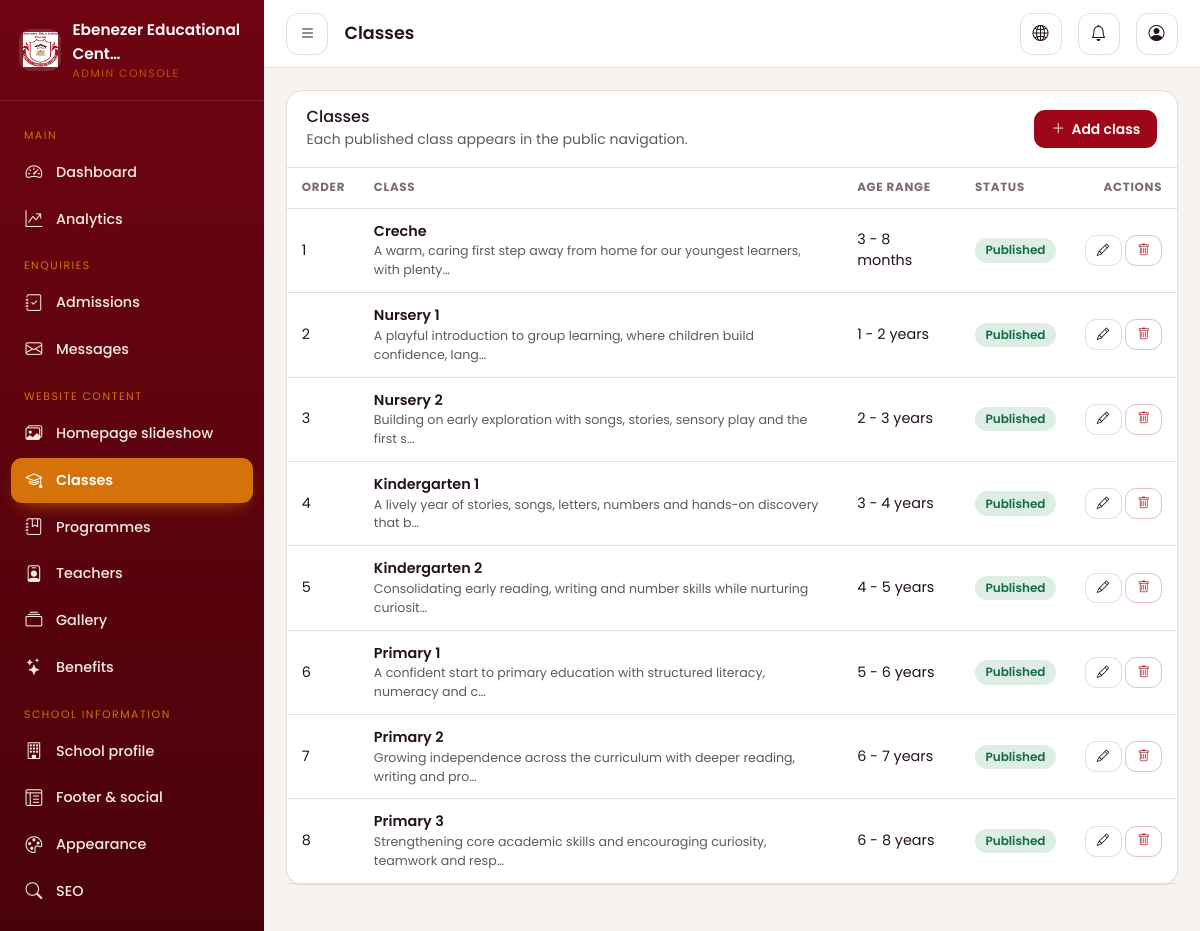
Page /dashboard/classes/ (signed in) on the committed database.
### apps/core/models.py (models this page shows, shortened)
class SingletonModel(models.Model):
    CACHE_KEY = None
    class Meta:
        abstract = True
    @classmethod
    def _cache_key(cls) -> str:
        return cls.CACHE_KEY or f"singleton:{cls._meta.label}"
    @classmethod
    def get_solo(cls):
        key = cls._cache_key()
        obj = cache.get(key)
        if obj is None:
            obj, _ = cls.objects.get_or_create(pk=1)
            cache.set(key, obj, None)
        return obj

class SchoolSettings(SingletonModel):
    CACHE_KEY = "settings:school"
    school_name = models.CharField(max_length=150, default="Ebenezer Educational Centre")
    short_description = models.CharField(
        max_length=300,
        blank=True,
        help_text="Used in the footer and social sharing cards.",
    )
    tagline = models.CharField(
        max_length=200,
        blank=True,
        help_text="Short tagline shown below the school name in the navbar.",
    )
    full_description = models.TextField(
        blank=True,
        help_text="Longer introduction used on the homepage and About page.",
    )
    address = models.CharField(max_length=255, blank=True, default="Jukwa, Cape Coast")
    town = models.CharField(max_length=100, blank=True, default="Jukwa")
    region = models.CharField(max_length=100, blank=True, default="Central Region")
    country = models.CharField(max_length=100, blank=True, default="Ghana")
    phone_primary = models.CharField(max_length=40, blank=True)
    phone_secondary = models.CharField(max_length=40, blank=True)
    email_primary = models.EmailField(blank=True)
    email_secondary = models.EmailField(blank=True)
    opening_hours = models.CharField(
        max_length=200, blank=True, default="Monday - Friday, 7:00am - 4:00pm"
    )
    vision = models.TextField(blank=True)
    mission = models.TextField(blank=True)
    proprietress_name = models.CharField(max_length=150, blank=True)
    proprietress_title = models.CharField(
        max_length=150, blank=True, default="Proprietress"
    )
    proprietress_message = models.TextField(blank=True)
    headmistress_image = models.ImageField(
        upload_to="branding/",
        blank=True,
        null=True,
        help_text="Optional photo of the school headmistress.",
    )
    logo = models.ImageField(upload_to="branding/", blank=True, null=True)
    logo_light = models.ImageField(
        upload_to="branding/",
        blank=True,
        null=True,
        help_text="Optional logo variant for dark backgrounds.",
    )
    favicon = models.ImageField(upload_to="branding/", blank=True, null=True)
    default_image = models.ImageField(
        upload_to="branding/", blank=True, null=True
    )
    home_welcome_image = models.ImageField(
        upload_to="branding/",
        blank=True,
        null=True,
        help_text="Photo shown in the Welcome section of the homepage.",
    )
    about_story_image = models.ImageField(
        upload_to="branding/",
        blank=True,
        null=True,
        help_text="Photo shown in the Our Story section of the About page.",
    )
    map_url = models.URLField(
        blank=True,
        max_length=1000,
        help_text="Google Maps embed URL (Share → Embed a map in Google Maps), not a short sharing link. Leave blank to hide the map.",
    )
    directions_url = models.URLField(blank=True)
    footer_intro = models.TextField(blank=True)
    footer_copyright = models.CharField(max_length=255, blank=True)
    facebook_url = models.URLField(blank=True)
    instagram_url = models.URLField(blank=True)
    twitter_url = models.URLField(blank=True)
    tiktok_url = models.URLField(blank=True)
    youtube_url = models.URLField(blank=True)
    linkedin_url = models.URLField(blank=True)
    whatsapp_number = models.CharField(max_length=40, blank=True)
    privacy_policy = models.TextField(
        blank=True, help_text="Privacy policy content shown on the privacy page."
    )
    updated_at = models.DateTimeField(auto_now=True)
    class Meta:
        verbose_name = "School settings"
        verbose_name_plural = "School settings"

### apps/academics/models.py (models this page shows, shortened)
class ClassLevel(TimeStampedModel):
    name = models.CharField(max_length=100, unique=True)
    slug = models.SlugField(max_length=120, unique=True, blank=True)
    short_introduction = models.CharField(max_length=255, blank=True)
    overview = models.TextField(
        blank=True, help_text="Full description shown on the class detail page."
    )
    age_range = models.CharField(
        max_length=60,
        blank=True,
        help_text="Only shown publicly when 'Show age range' is enabled.",
    )
    show_age_range = models.BooleanField(
        default=False,
        help_text="Publish the age range once it has been confirmed by the school.",
    )
    developmental_focus = models.CharField(
        max_length=200, blank=True, help_text="Short summary of the focus for this class."
    )
    image = models.ImageField(
        upload_to="classes/", blank=True, null=True, validators=[ImageValidator()]
    )
    hero_image = models.ImageField(
        upload_to="classes/", blank=True, null=True, validators=[ImageValidator()]
    )
    group_photo = models.ImageField(
        upload_to="classes/",
        blank=True,
        null=True,
        validators=[ImageValidator()],
        help_text="Approved class group photograph.",
    )
    group_photo_alt = models.CharField(max_length=200, blank=True)
    gallery_album = models.ForeignKey(
        "gallery.GalleryAlbum",
        null=True,
        blank=True,
        on_delete=models.SET_NULL,
        related_name="class_levels",
    )
    display_order = models.PositiveIntegerField(default=0, db_index=True)
    is_published = models.BooleanField(default=True, db_index=True)
    class Meta:
        ordering = ["display_order", "name"]
        verbose_name = "Class"
        verbose_name_plural = "Classes"

### apps/dashboard/views.py (the view)
# urls.py: path("classes/", views.class_list, name="class_list"),
@capability_required("content_manage")
def class_list(request):
    classes = ClassLevel.objects.all().order_by("display_order", "name")
    return render(
        request,
        "dashboard/classes/list.html",
        {"classes": classes, "page_title": "Classes", "active": "classes"},
    )

### templates/dashboard/classes/list.html
{% extends "dashboard/base.html" %}
{% block content %}
<div class="dash-card">
  <div class="dash-card-head">
    <div>
      <h2 class="h6 mb-0">Classes</h2>
      <span class="text-muted small">Each published class appears in the public navigation.</span>
    </div>
    <a href="{% url 'dashboard:class_create' %}" class="dash-btn dash-btn-primary"><i class="bi bi-plus-lg"></i> Add class</a>
  </div>
  <div class="table-responsive">
    <table class="dash-table">
      <thead><tr><th>Order</th><th>Class</th><th>Age range</th><th>Status</th><th class="text-end">Actions</th></tr></thead>
      <tbody>
        {% for c in classes %}
          <tr>
            <td>{{ c.display_order }}</td>
            <td>
              <div class="fw-semibold">{{ c.name }}</div>
              <div class="text-muted small">{{ c.short_introduction|truncatechars:80 }}</div>
            </td>
            <td>{{ c.age_range|default:"—" }}</td>
            <td>{% if c.is_published %}<span class="pill pill-active">Published</span>{% else %}<span class="pill pill-inactive">Draft</span>{% endif %}</td>
            <td class="text-end text-nowrap">
              <a class="dash-btn dash-btn-light dash-btn-sm" href="{% url 'dashboard:class_update' c.pk %}"><i class="bi bi-pencil"></i></a>
              <a class="dash-btn dash-btn-danger dash-btn-sm" href="{% url 'dashboard:class_delete' c.pk %}"><i class="bi bi-trash"></i></a>
            </td>
          </tr>
        {% empty %}
          <tr><td colspan="5" class="text-center text-muted py-5">No classes yet.</td></tr>
        {% endfor %}
      </tbody>
    </table>
  </div>
</div>
{% endblock %}

### templates/dashboard/partials/sidebar.html (shortened to what this page needs)
{% load static %}{% load permissions %}
<aside class="dash-sidebar" aria-label="Dashboard navigation">
  <a class="dash-brand" href="{% url 'dashboard:overview' %}">
    <span class="mark">
      {% if school.logo %}<img src="{{ school.logo.url }}" alt="">{% else %}<i class="bi bi-mortarboard-fill"></i>{% endif %}
    </span>
    <span>
      <span class="name">{{ school.school_name|truncatechars:26 }}</span>
      <span class="sub d-block" style="color:#D5720A">Admin Console</span>
    </span>
  </a>
  <nav class="dash-nav">
    <div class="group-label">Main</div>
    {% if request.user|can:"dashboard_access" %}
      <a href="{% url 'dashboard:overview' %}" class="{% if active == 'overview' %}active{% endif %}"><i class="bi bi-speedometer2"></i> Dashboard</a>
    {% endif %}
    {% if request.user|can:"analytics_view" %}
      <a href="{% url 'dashboard:analytics' %}" class="{% if active == 'analytics' %}active{% endif %}"><i class="bi bi-graph-up-arrow"></i> Analytics</a>
    {% endif %}
    {% if request.user|can:"admissions_manage" %}
      <div class="group-label">Enquiries</div>
      <a href="{% url 'dashboard:admission_list' %}" class="{% if active == 'admissions' %}active{% endif %}">
        <i class="bi bi-journal-check"></i> Admissions
      </a>
      <a href="{% url 'dashboard:message_list' %}" class="{% if active == 'messages' %}active{% endif %}">
        <i class="bi bi-envelope"></i> Messages
      </a>
    {% endif %}
    {% if request.user|can:"content_manage" %}
      <div class="group-label">Website content</div>
      <a href="{% url 'dashboard:slide_list' %}" class="{% if active == 'slides' %}active{% endif %}"><i class="bi bi-images"></i> Homepage slideshow</a>
      <a href="{% url 'dashboard:class_list' %}" class="{% if active == 'classes' %}active{% endif %}"><i class="bi bi-mortarboard"></i> Classes</a>
      <a href="{% url 'dashboard:programme_list' %}" class="{% if active == 'programmes' %}active{% endif %}"><i class="bi bi-journal-bookmark"></i> Programmes</a>
      <a href="{% url 'dashboard:teacher_list' %}" class="{% if active == 'teachers' %}active{% endif %}"><i class="bi bi-person-badge"></i> Teachers</a>
      <a href="{% url 'dashboard:album_list' %}" class="{% if active == 'gallery' %}active{% endif %}"><i class="bi bi-collection"></i> Gallery</a>
      <a href="{% url 'dashboard:benefit_list' %}" class="{% if active == 'benefits' %}active{% endif %}"><i class="bi bi-stars"></i> Benefits</a>
    {% endif %}
    {% if request.user|can:"settings_manage" %}
      <div class="group-label">School information</div>
      <a href="{% url 'dashboard:school_info' %}" class="{% if active == 'school' %}active{% endif %}"><i class="bi bi-building"></i> School profile</a>
      <a href="{% url 'dashboard:footer_settings' %}" class="{% if active == 'footer' %}active{% endif %}"><i class="bi bi-layout-text-window-reverse"></i> Footer &amp; social</a>
    {% endif %}
    {% if request.user|can:"appearance_manage" %}
      <a href="{% url 'dashboard:appearance' %}" class="{% if active == 'appearance' %}active{% endif %}"><i class="bi bi-palette"></i> Appearance</a>
    {% endif %}
    {% if request.user|can:"seo_manage" %}
      <a href="{% url 'dashboard:seo_settings' %}" class="{% if active == 'seo' %}active{% endif %}"><i class="bi bi-search"></i> SEO</a>
    {% endif %}
    {% if request.user|can:"notifications_manage" or request.user|can:"users_manage" or request.user|can:"system_manage" %}
      <div class="group-label">Administration</div>
    {% endif %}
  </nav>
</aside>

### rows in the picture
SchoolSettings: logo (picture), school_name "Ebenezer Educational Cent…"
ClassLevel: display_order "1", name "Creche", short_introduction "A warm, caring first step away from home for our youngest learners, with plenty…", age_range "3 - 8 months", is_published "Published"
ClassLevel: display_order "2", name "Nursery 1", short_introduction "A playful introduction to group learning, where children build confidence, lang…", age_range "1 - 2 years", is_published "Published"
ClassLevel: display_order "3", name "Nursery 2", short_introduction "Building on early exploration with songs, stories, sensory play and the first s…", age_range "2 - 3 years", is_published "Published"
ClassLevel: display_order "4", name "Kindergarten 1", short_introduction "A lively year of stories, songs, letters, numbers and hands-on discovery that b…", age_range "3 - 4 years", is_published "Published"
ClassLevel: display_order "5", name "Kindergarten 2", short_introduction "Consolidating early reading, writing and number skills while nurturing curiosit…", age_range "4 - 5 years", is_published "Published"
ClassLevel: display_order "6", name "Primary 1", short_introduction "A confident start to primary education with structured literacy, numeracy and c…", age_range "5 - 6 years", is_published "Published"
ClassLevel: display_order "7", name "Primary 2", short_introduction "Growing independence across the curriculum with deeper reading, writing and pro…", age_range "6 - 7 years", is_published "Published"
ClassLevel: display_order "8", name "Primary 3", short_introduction "Strengthening core academic skills and encouraging curiosity, teamwork and resp…", age_range "6 - 8 years", is_published "Published"

### other values in the picture
{{ page_title|default:"Dashboard" }} "Classes"
